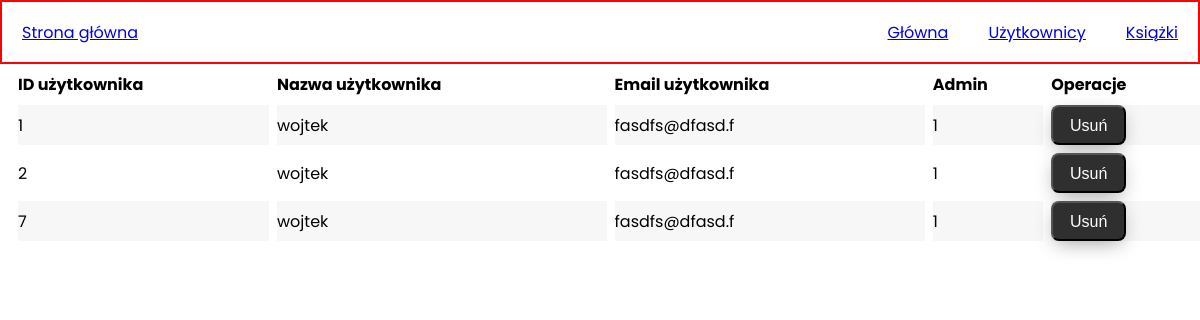
Page /adminpanel.php?page=users (signed in) on the committed database.
### tables this page shows
CREATE TABLE `users` (
  `User_ID` int(11) NOT NULL,
  `User_name` varchar(255) NOT NULL,
  `User_email` varchar(255) NOT NULL,
  `User_password` varchar(255) NOT NULL,
  `User_Admin` tinyint(1) NOT NULL
);

### modules/database.php (called while the page is built, shortened)
<?php
Class DataBase{
    public $con = null;
    function __construct($dbhost = 'localhost', $dbuser = 'root', $dbpass = '', $dbname = 'bookinc'){
        $this->con = mysqli_connect($dbhost, $dbuser, $dbpass, $dbname);
    }
    function query($query, $parameters = []){
        $stmt = $this->con->prepare($query);
        if($stmt->execute()){
            $result = $stmt->get_result();
            return $result;
        }else{
            die("Error in executing a statement" . $this->con->error);
        }
    }
}
?>

### modules/adminpanel/adminpanel_model.php (called while the page is built, shortened)
<?php
function getAllUsers($db)
{
    $result = $db->query("SELECT * FROM users");
    return $result;
}

### modules/adminpanel/adminpanel_view.php (the view, shortened to what this page needs)
<?php
require_once 'adminpanel_model.php';
function showAllUsersTable($result)
{
    echo "<table>
            <tr>
                <th>ID użytkownika</th>
                <th>Nazwa użytkownika</th>
                <th>Email użytkownika</th>
                <th>Admin</th>
                <th>Operacje</th>
            </tr>
        ";
    while ($row = $result->fetch_assoc()) {
        echo '<tr>';
        echo '<td>' . $row['User_ID'] . "</td>";
        echo '<td>' . $row['User_name'] . "</td>";
        echo '<td>' . $row['User_email'] . "</td>";
        echo '<td>' . $row['User_Admin'] . "</td>";
        echo "<td>
                    <form method='POST'>
                        <input type=hidden name=iduser value=" . $row["User_ID"] . " >
                        <input type=submit  onclick='return confirm(\"Czy na pewno chcesz usunąć?\");' value=Usuń name=deleteuser >
                    </form>
                    </td>";
        echo '</tr>';
    }
    echo "</table>";
}

### css/adminpanel.css (style rules this page uses)
* { margin: 0px; padding: 0px; font-size: 16px; }
html { font-family: 'Poppins'; }
table { border-collapse: separate; border-spacing: 8px 8px; width: 100%; margin: 0 10px 0 10px; }
tr:nth-child(even) { background-color: #f7f7f7; }
tr:nth-child(odd) { background-color: white; }
th { text-align: left; }
table input { color: #fff; width: 75px; height: 40px; padding: 10px; box-shadow: 0 6px 20px -5px rgba(0, 0, 0, 0.4); background: #2f2f2f; box-sizing: border-box; border-radius: 8px; cursor: pointer; }

### rows in the picture
users: User_ID "1", User_name "wojtek", User_email "fasdfs@dfasd.f", User_Admin "1"
users: User_ID "2", User_name "wojtek", User_email "fasdfs@dfasd.f", User_Admin "1"
users: User_ID "7", User_name "wojtek", User_email "fasdfs@dfasd.f", User_Admin "1"
